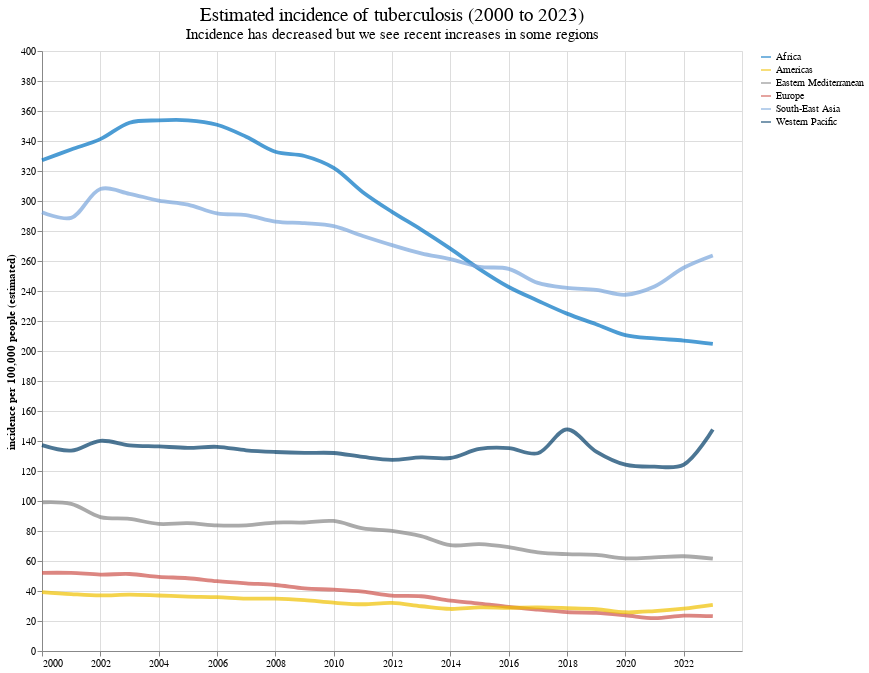

The notebook cell this image was saved under:
### Code cell
df = duckdb.sql("""
--sqlbegin

select g_whoregion as region,
       year,
       round(avg(e_inc_100k), 2) as avg_e_inc_100k
from tb_data
group by 1, 2

--sqlend
""").pl()

import polars as pl

min_year = df.select(pl.col('year').min()).item()
max_year = df.select(pl.col('year').max()).item()

alt.Chart(
    df,
    width=700,
    height=600,
    title=alt.Title(
        f'Estimated incidence of tuberculosis ({min_year} to {max_year})',
        fontSize=18.5, fontWeight='normal',
        subtitle='Incidence has decreased but we see recent increases in some regions',
        subtitleFontSize=15,
    ),
).mark_line(
    size=3.8,
    opacity=0.7,
    interpolate='catmull-rom',
).encode(
    x=alt.X(
        'year',
         title='',
         axis=alt.Axis(format='d', values=list(range(min_year, max_year+1, 2))),
    ),
    y=alt.Y(
        'avg_e_inc_100k',
        title='incidence per 100,000 people (estimated)',
        axis=alt.Axis(values=range(0, 400+1, 20))
    ),
    color=alt.Color(
        'region',
        title='',
        scale=alt.Scale(range=jco_colors),
    ),
    tooltip='region',
)

### Figure 1 — Vega-Lite specification as saved in the notebook (floating-point values rounded to 4 significant figures; data arrays with more than 128 entries replaced by an {"elided": "..."} marker saying what was removed)
{"usermeta": {"embedOptions": {"theme": "ggplot2"}}, "config": {"view": {"continuousWidth": 300, "continuousHeight": 300}}, "data": {"name": "data-40e66bdbe433850778cf56f6d9e161a7"}, "mark": {"type": "line", "interpolate": "catmull-rom", "opacity": 0.7, "size": 3.8}, "encoding": {"color": {"field": "region", "scale": {"range": ["#0073C2", "#EFC000", "#868686", "#CD534C", "#7AA6DC", "#003C67", "#8F7700", "#3B3B3B", "#A73030", "#4A6990"]}, "title": "", "type": "nominal"}, "tooltip": {"field": "region", "type": "nominal"}, "x": {"axis": {"format": "d", "values": [2000, 2002, 2004, 2006, 2008, 2010, 2012, 2014, 2016, 2018, 2020, 2022]}, "field": "year", "title": "", "type": "quantitative"}, "y": {"axis": {"values": [0, 20, 40, 60, 80, 100, 120, 140, 160, 180, 200, 220, 240, 260, 280, 300, 320, 340, 360, 380, 400]}, "field": "avg_e_inc_100k", "title": "incidence per 100,000 people (estimated)", "type": "quantitative"}}, "height": 600, "title": {"text": "Estimated incidence of tuberculosis (2000 to 2023)", "fontSize": 18.5, "fontWeight": "normal", "subtitle": "Incidence has decreased but we see recent increases in some regions", "subtitleFontSize": 15}, "width": 700, "$schema": "https://vega.github.io/schema/vega-lite/v5.20.1.json", "datasets": {"data-40e66bdbe433850778cf56f6d9e161a7": {"elided": "144 records"}}}
